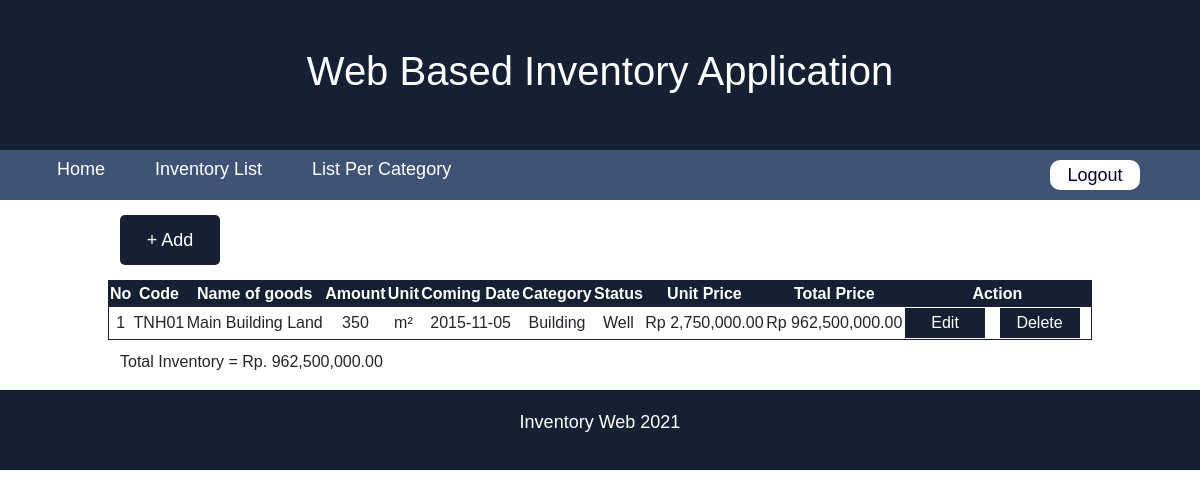
Screenshot of /list-inventory.php?tag=Building (signed in) with the database file from the repository.
### tables this page shows
CREATE TABLE `inventory` (
  `item_id` varchar(10) NOT NULL,
  `item_name` varchar(30) NOT NULL,
  `amount` int(11) NOT NULL,
  `unit` varchar(15) NOT NULL,
  `arrival_date` date NOT NULL,
  `category` varchar(20) NOT NULL,
  `item_status` varchar(20) NOT NULL,
  `price` int(20) NOT NULL
);

### list-inventory.php (the view, shortened to what this page needs)
<!DOCTYPE html>
<html lang="en">
<head>
    <link href="https://cdn.jsdelivr.net/npm/bootstrap@5.1.3/dist/css/bootstrap.min.css" rel="stylesheet">
    <link rel="stylesheet" href="css-inventory.css">
    <link rel="stylesheet" href="nav.css">
</head>
<body>
    <div class="header">
        <h1>Web Based Inventory Application</h1>
    </div>
    <div class="nav-container">
        <ul class="nav-item">
            <li><a href="home.php">Home</a></li>
            <li><a href="list-inventory.php">Inventory List</a></li>
            <li>
                <div class="dropdown">
                    <a href="">List Per Category</a>
                </div>
            </li>
        </ul>
        <?php
      if(empty($_SESSION['username'])){
        echo "<a href='login.php'><button class='sign-in'>Sign In</button></a>";
      }else{
        echo "<a href='logout.php'><button class='sign-in'>Logout</button></a>";
      }
    ?>
    </div>
    <div class="content-container">
        <div class="row">
            <div class="col-2">
                <a href="add-form.php"><button class="btn-add">+ Add</button></a>
            </div>
        </div>
        <div class="row">
            <table>
                <tr>
                    <th>No</th>
                    <th>Code</th>
                    <th>Name of goods</th>
                    <th>Amount</th>
                    <th>Unit</th>
                    <th>Coming Date</th>
                    <th>Category</th>
                    <th>Status</th>
                    <th>Unit Price</th>
                    <th>Total Price</th>
                    <th>Action</th>
                </tr>
        <?php
            include 'db/connect.php';
            $totalPrice=0;
            $no=0;
            if(isset($_GET['tag'])){
                $tag = $_GET['tag'];
                $sql = "SELECT * FROM inventory WHERE category='$tag'";
            }else{
                $sql = "SELECT * FROM inventory";
            }
            $query = $connection->query($sql);
            while($data = $query->fetch_object()){
                $itemId = $data->item_id;
                $itemName = $data->item_name;
                $amount = $data->amount;
                $unit = $data->unit;
                $coming = $data->arrival_date;
                $category = $data->category;
                $itemStatus = $data->item_status;
                $price = $data->price;
                $total=$price*$amount;
                $totalPrice+=$total;
                $formattedPrice = number_format($price, 2);
                $formattedTotal = number_format($total, 2);
        ?>
                <tr>
                    <td><?php echo ++$no ?></td>
                    <td><?php echo $itemId ?></td>
                    <td><?php echo $itemName ?></td>
                    <td><?php echo $amount ?></td>
                    <td><?php echo $unit ?></td>
                    <td><?php echo $coming ?></td>
                    <td><?php echo $category ?></td>
                    <td><?php echo $itemStatus ?></td>
                    <td><?php echo "Rp $formattedPrice" ?></td>
                    <td><?php echo "Rp $formattedTotal" ?></td>
                    <td>
                        <a href="edit-form.php?id=<?php echo $itemId ?>"><button class="btn-form">Edit</button></a>
                        <a href="delete-confirm.php?id=<?php echo $itemId ?>"><button class="btn-form">Delete</button></a>
                    </td>
                </tr>
            <?php
            }
            $formattedTotalPrice = number_format($totalPrice, 2);
            ?>
            </table>
        </div>
        <div class="row">
            <p>Total Inventory = Rp. <?php echo $formattedTotalPrice ?></p>
        </div>
    </div>
    <div class="footer">
        <p>Inventory Web 2021</p>
    </div>
</body>
</html>

### css-inventory.css (style rules this page uses)
body { font-family: sans-serif; }
.btn-add { width: 100px; height: 50px; background: #162033; color: white; border-radius: 5px; border: none; text-align: center; text-decoration: none; display: inline-block; cursor: pointer; font-size: 18px; margin: 15px 0 15px; }
.content-container { width: 80%; margin: 0 auto; }
.content-container table th { color: white; background: #162033; }
.content-container table { margin-bottom: 10px; border: 1px solid #162033; text-align: center; }
.btn-form { width: 80px; height: 30px; margin-right: 10px; color: white; background: #162033; border: none; }

### nav.css (style rules this page uses)
body { font-family: sans-serif; }
.header { display: flex; align-items: center; justify-content:center; width: 100%; height: 150px; background-color: #162033; color: white; text-align: center; font-size: 40px; font-weight: 600; }
.footer { display: flex; align-items: center; justify-content:center; width: 100%; height: 80px; background-color: #162033; color: white; text-align: center; font-size: 18px; }
.nav-container { background: #405375; width: 100%; margin: 0px; display: flex; align-items: center; justify-content: space-between; height: 50px; font-size: 18px; }
.nav-container ul { display: flex; }
.nav-item { padding-top: 5px; left: 0px; }
.nav-item li { list-style: none; margin-top: auto; }
.nav-item li a { color: white; text-decoration: none; padding: 10px 25px; }
.nav-item .dropdown { overflow: inherit; }
.sign-in { width: 90px; height: 30px; background: white; color: rgb(3, 0, 43); border-radius: 10px; border: none; text-align: center; text-decoration: none; display: inline-block; cursor: pointer; margin-right: 60px; font-size: 18px; }

### rows the page displays
inventory: item_id "TNH01", item_name "Main Building Land", amount "350", unit "m²", arrival_date "2015-11-05", category "Building", item_status "Well", price "2,750,000.00", formattedTotal "962,500,000.00"

### other values shown
$formattedTotalPrice "962,500,000.00"
